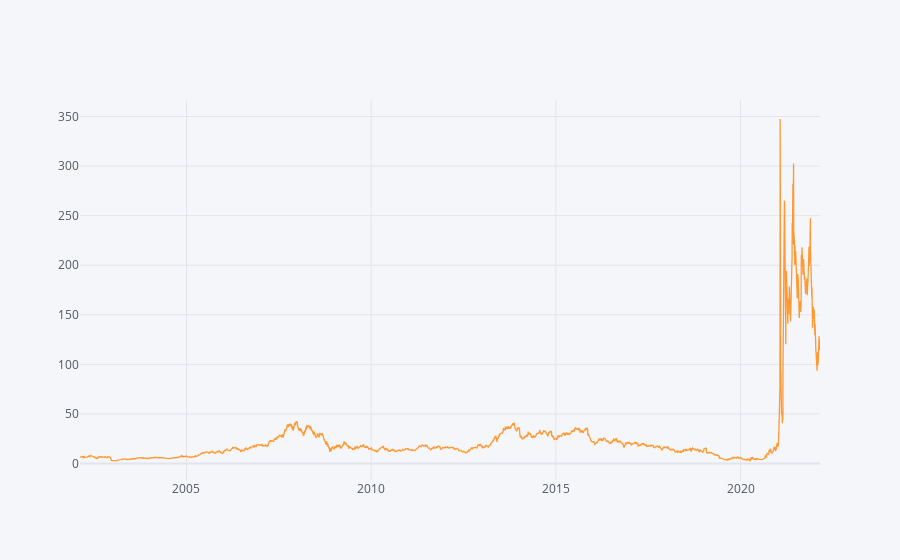

Notebook code cell kept with this figure:
### Code cell
gamestop_data.reset_index().iplot(x='Date',y='Close')

### Figure 1 — Plotly figure (JSON) as saved in the notebook; plotly's stock layout.template omitted (floating-point values rounded to 4 significant figures; data arrays with more than 128 entries replaced by an {"elided": "..."} marker saying what was removed)
{"data": [{"line": {"color": "rgba(255, 153, 51, 1.0)", "dash": "solid", "shape": "linear", "width": 1.3}, "mode": "lines", "name": "Close", "text": "", "type": "scatter", "x": {"elided": "5045 str values"}, "y": {"elided": "5045 float values"}}], "layout": {"legend": {"bgcolor": "#F5F6F9", "font": {"color": "#4D5663"}}, "paper_bgcolor": "#F5F6F9", "plot_bgcolor": "#F5F6F9", "title": {"font": {"color": "#4D5663"}}, "xaxis": {"gridcolor": "#E1E5ED", "showgrid": true, "tickfont": {"color": "#4D5663"}, "title": {"font": {"color": "#4D5663"}, "text": ""}, "zerolinecolor": "#E1E5ED"}, "yaxis": {"gridcolor": "#E1E5ED", "showgrid": true, "tickfont": {"color": "#4D5663"}, "title": {"font": {"color": "#4D5663"}, "text": ""}, "zerolinecolor": "#E1E5ED"}}}
